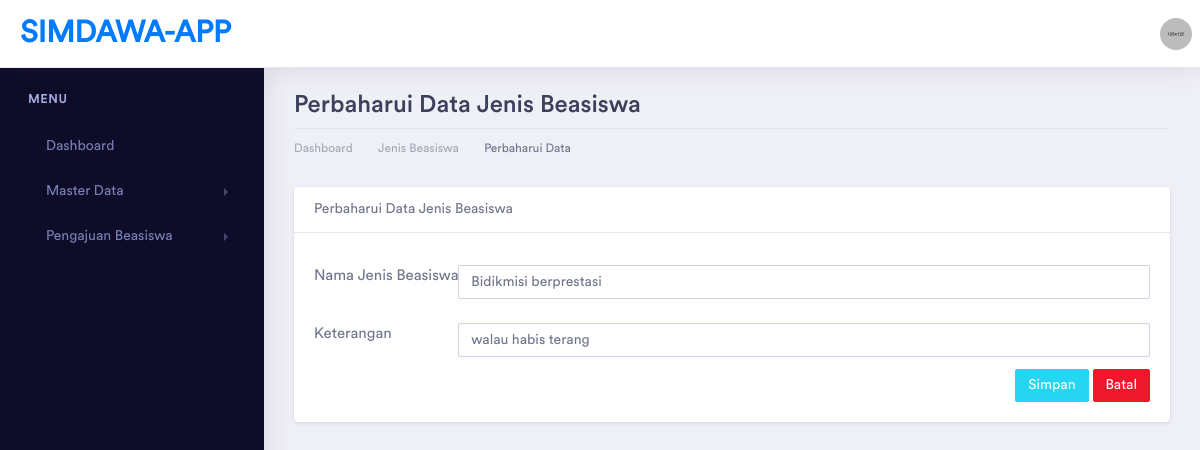
/jenis/ubah/1, run on an earlier commit of the app's database.
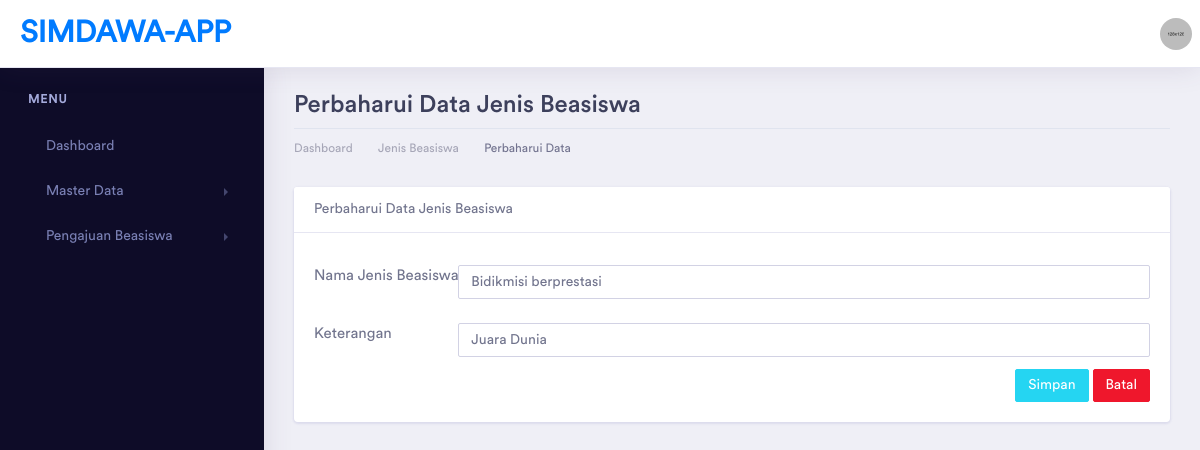
And on a later commit of the database.
### tables this page shows
CREATE TABLE `jenis_beasiswa` (
  `id` int(11) NOT NULL,
  `nama_jenis` varchar(50) DEFAULT NULL,
  `keterangan` varchar(100) DEFAULT NULL
);

### application/controllers/Jenis.php (called while the page is built, shortened)
<?php
class Jenis extends CI_Controller
{
    function __construct()
    {
        $this->load->model('JenisModel');
    }
    public function ubah($id)
    {
        if (isset($_POST['update'])) {
            $this->JenisModel->update_jenis();
            redirect('jenis');
        } else {
            $data['title'] = "Tambah Data Jenis Beasiswa | SIMDAWA-APP";
            $data['jenis'] = $this->JenisModel->get_jenis_byid($id);
            $this->load->view('template/header', $data);
            $this->load->view('template/sidebar');
            $this->load->view('jenis/jenis_update', $data);
            $this->load->view('template/footer');
        }
    }
}

### index.php (called while the page is built, shortened)
<?php
require_once BASEPATH.'core/CodeIgniter.php';

### application/models/JenisModel.php (called while the page is built, shortened)
<?php
class JenisModel extends CI_Model
{
    private $tabel = "jenis_beasiswa";
    public function get_jenis_byid($id)
    {
        return $this->db->get_where($this->tabel, ['id' => $id])->row();
    }
}

### application/views/jenis/jenis_update.php (the view, shortened to what this page needs)
<div class="dashboard-wrapper">
    <div class="container-fluid dashboard-content">
        <div class="row">
            <div class="col-xl-12 col-lg-12 col-md-12 col-sm-12 col-12">
                <div class="page-header">
                    <h2 class="pageheader-title">Perbaharui Data Jenis Beasiswa </h2>
                    <div class="page-breadcrumb">
                        <nav aria-label="breadcrumb">
                            <ol class="breadcrumb">
                                <li class="breadcrumb-item"><a href="<?= base_url('home') ?>" class="breadcrumb-link">Dashboard</a></li>
                                <li class="breadcrumb-item"><a href="<?= base_url('jenis') ?>" class="breadcrumb-link">Jenis Beasiswa</a></li>
                                <li class="breadcrumb-item active" aria-current="page">Perbaharui Data</li>
                            </ol>
                        </nav>
                    </div>
                </div>
            </div>
        </div>
        <div class="row">
            <div class="col-xl-12 col-lg-12 col-md-12 col-sm-12 col-12">
                <div class="card">
                    <div class="card-header">
                        Perbaharui Data Jenis Beasiswa
                    </div>
                    <div class="card-body">
                        <form action="" method="post">
                            <div class="form-group row">
                                <label for="nama_jenis" class="col-md-2">Nama Jenis Beasiswa</label>
                                <div class="col-md-10">
                                    <input type="text" name="nama_jenis" required placeholder="Nama Jenis Beasiswa" value="<?= $jenis->nama_jenis ?>" class="form-control">
                                </div>
                            </div>
                            <div class="form-group row">
                                <label for="keterangan" class="col-md-2">Keterangan</label>
                                <div class="col-md-10">
                                    <input type="text" name="keterangan" required placeholder="Keterangan" value="<?= $jenis->keterangan ?>" class="form-control">
                                </div>
                            </div>
                            <a href="<?= base_url('jenis') ?>" class="btn btn-sm btn-danger float-right">Batal</a>
                            <button type="submit" name="update" class="btn btn-sm btn-info float-right mr-1">Simpan</button>
                        </form>
                    </div>
                </div>
            </div>
        </div>
    </div>
</div>

What changed in the data, as far as the page shows it:
changed jenis_beasiswa "Bidikmisi berprestasi": keterangan "walau habis terang" → "Juara Dunia"
